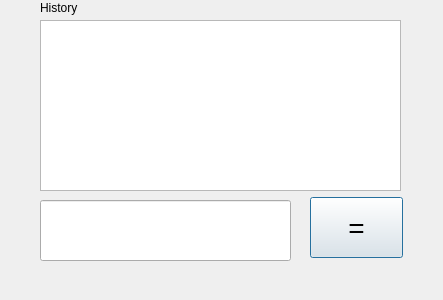
<?xml version="1.0" encoding="UTF-8"?>
<ui version="4.0">
 <class>Dialog</class>
 <widget class="QDialog" name="Dialog">
  <property name="geometry">
   <rect>
    <x>0</x>
    <y>0</y>
    <width>443</width>
    <height>300</height>
   </rect>
  </property>
  <property name="windowTitle">
   <string>Dialog</string>
  </property>
  <widget class="QPushButton" name="equalbutton">
   <property name="geometry">
    <rect>
     <x>310</x>
     <y>197</y>
     <width>93</width>
     <height>61</height>
    </rect>
   </property>
   <property name="font">
    <font>
     <pointsize>21</pointsize>
    </font>
   </property>
   <property name="styleSheet">
    <string notr="true">background - corol : rgb(170, 255, 255)</string>
   </property>
   <property name="text">
    <string>=</string>
   </property>
  </widget>
  <widget class="QTextBrowser" name="history">
   <property name="geometry">
    <rect>
     <x>40</x>
     <y>20</y>
     <width>361</width>
     <height>171</height>
    </rect>
   </property>
  </widget>
  <widget class="QLineEdit" name="inputbutton">
   <property name="geometry">
    <rect>
     <x>40</x>
     <y>200</y>
     <width>251</width>
     <height>61</height>
    </rect>
   </property>
  </widget>
  <widget class="QLabel" name="label">
   <property name="geometry">
    <rect>
     <x>40</x>
     <y>0</y>
     <width>64</width>
     <height>15</height>
    </rect>
   </property>
   <property name="text">
    <string>History</string>
   </property>
  </widget>
 </widget>
 <resources/>
 <connections/>
</ui>
